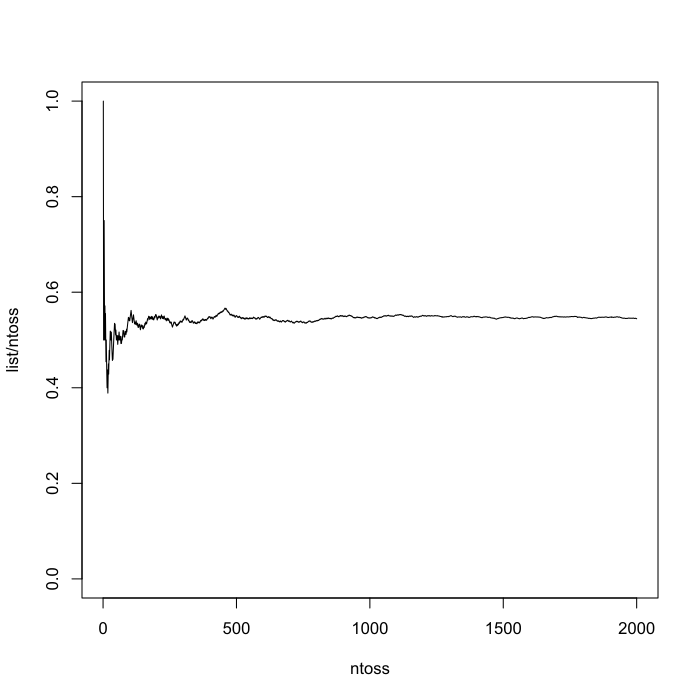

The R source for this figure:
#Q2
#Ans
coin1 = sample(2,1000,replace=T,prob=c(0.3,0.7))-1
coin2 = sample(2,1000,replace=T,prob=c(0.6,0.4))-1
temp = rep(0,2000)
odd = seq(1,1999,2)
even = seq(2,2000,2)
temp[odd] = coin1
temp[even] = coin2
ntoss = 1:2000
list = cumsum(temp)
plot(ntoss,list/ntoss,ty='l',ylim=c(0,1))
